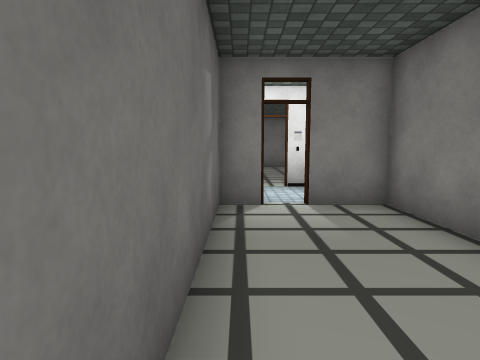
view 1 (above)

24 first-person views from a walk through a scene from a Unity 3-D project. The camera is 1.2 m above the floor, tilts 6° down and sees 75° across. Doors are open. The floor is counted in squares, 1 m on a side. Each view is taken from the middle of a square. On the plan, view 1 faces up. The plan holds only what a view shows up to about 13 squares ahead; the rest is blank. The place goes on beyond the plan. The player character is not drawn. Some animated figures are left out. Surface patterns are stand-ins for the level's own textures.

view 2
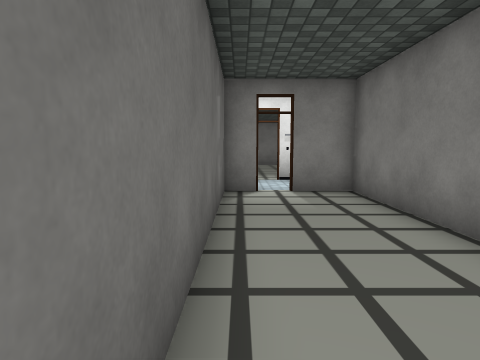

view 3
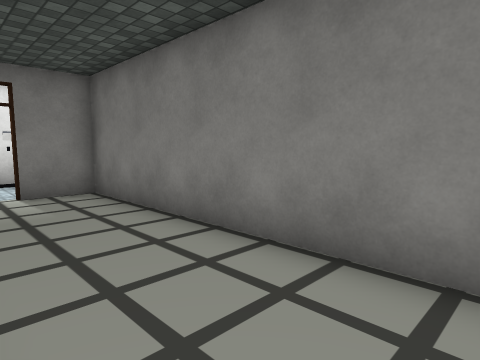

view 4
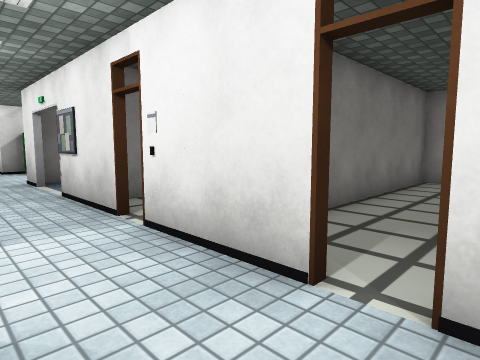

view 5
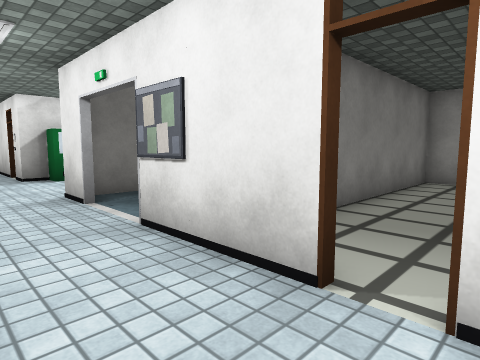

view 6
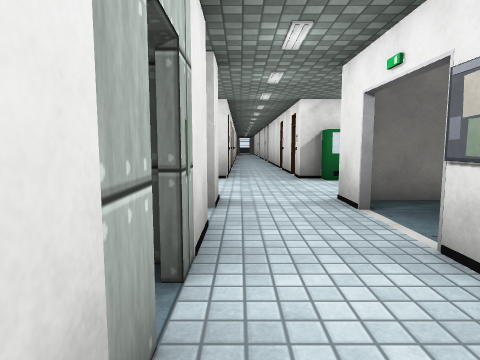

view 7
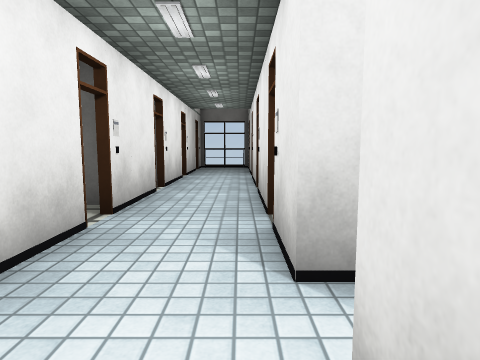

view 8
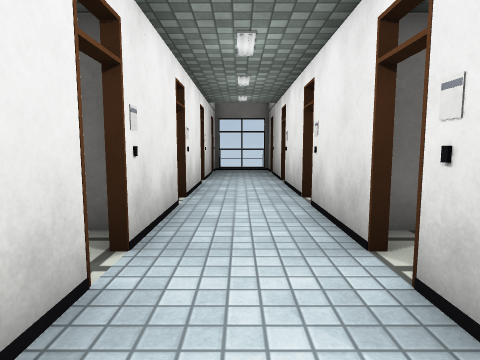

view 9
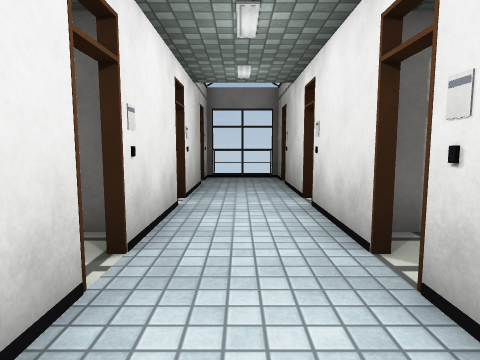

view 10
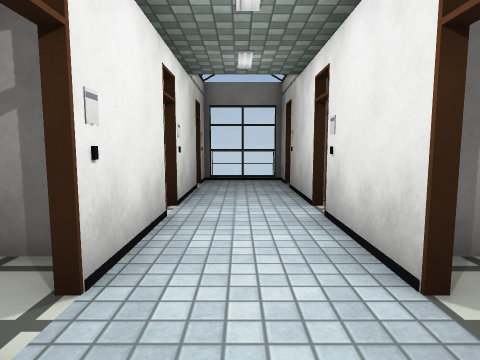

view 11
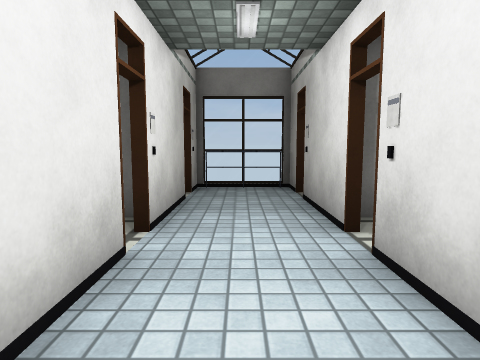

view 12
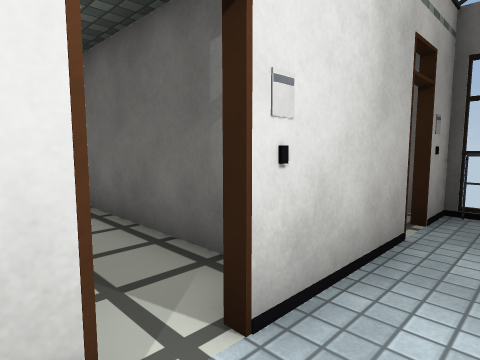

view 13
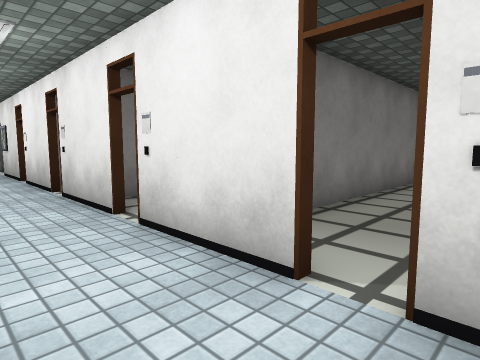

view 14
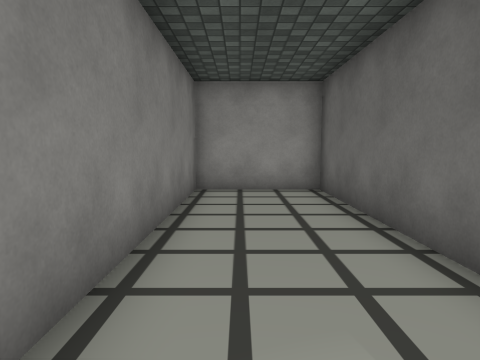

view 15
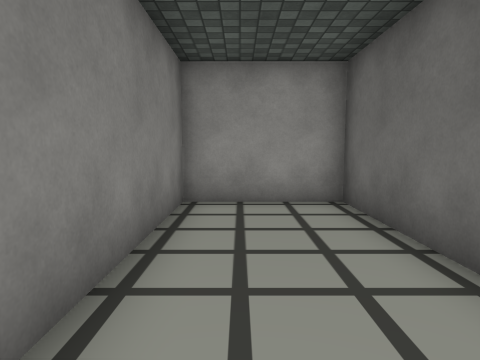

view 16
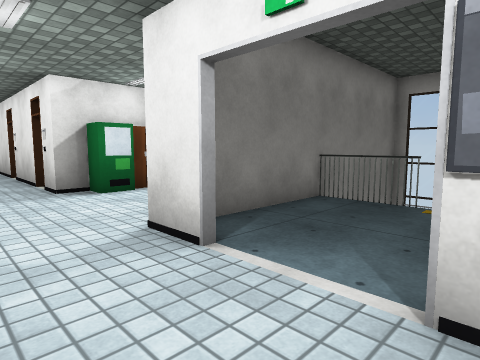

view 17
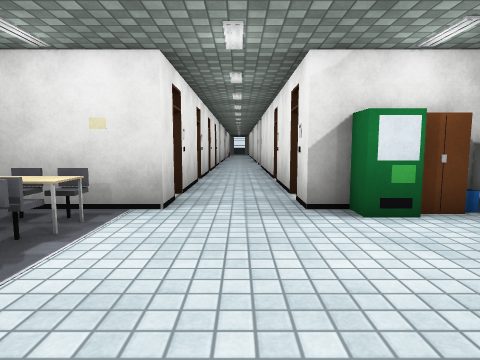

view 18
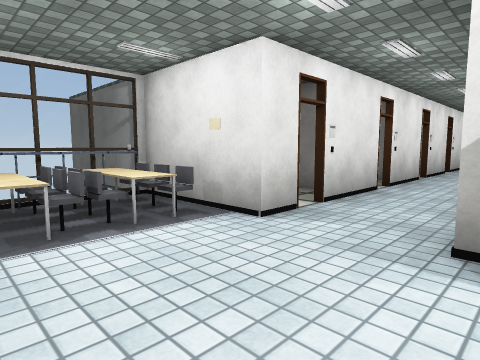

view 19
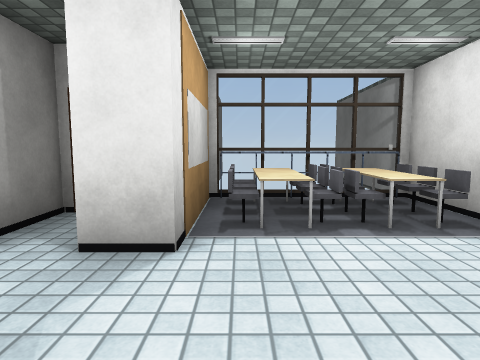

view 20
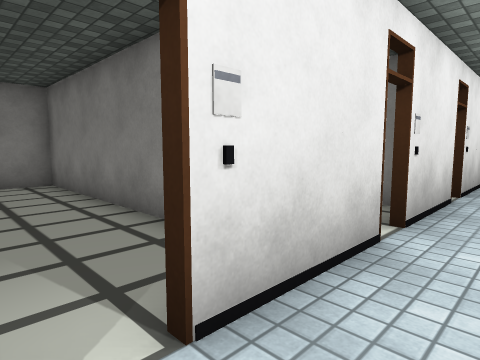

view 21
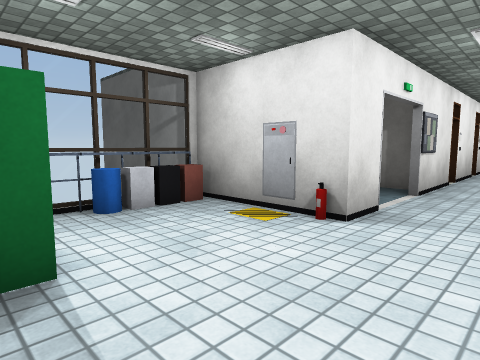

view 22
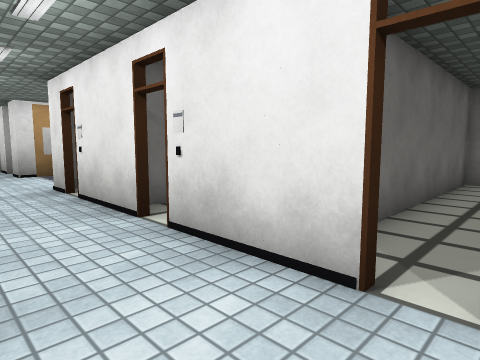

view 23
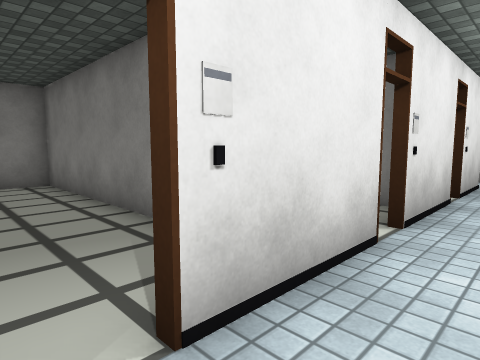

view 24
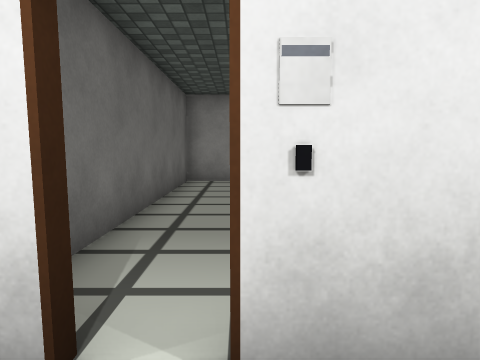

### Floor plan
Points are (right, up) in squares from view 1. A wall is a line through its corners. A room is listed if a view was taken in it or the views show most of it. See-through windows are left out.
Room 1 (views 1, 2, 3)
walls: (0.5, 6.5) (-0.4, 6.5) (-0.4, -1.5); (3.1, -2.8) (3.1, 6.5) (1.4, 6.5)
ways out: open door at (1, 6.5) to room 3
Room 2 (views 4, 9, 10, 11)
walls: (-2.6, 6.7) (0.5, 6.7); (0.5, 9.5) (-2.6, 9.5)
ways out: opening at (1, 8) to room 3; open door at (1, 9.5) to room 3; opening at (-3, 8) to room 4; open door at (-3, 9.5) to room 4; open door at (-3, 6.5)
Room 3 (views 5, 6, 7, 8, 16)
walls: (6.9, 9.5) (4.6, 9.5); (5.2, 6.7) (8.6, 6.7); (3.3, 10.1) (3.3, 9.5) (1.4, 9.5); (9.8, 9.5) (7.6, 9.5); (9.7, 11.8) (9.7, 10.1); (1.4, 6.7) (4.5, 6.7)
ways out: open door at (1, 6.5) to room 1; opening at (1, 8) to room 2; open door at (1, 9.5) to room 2; opening at (11.5, 8.5) to room 7; open door at (10, 6.5) to room 10; open door at (5, 6.5); open door at (7.5, 10); open door at (10.5, 12)
Room 4 (view 12)
walls: (-6.5, 6.7) (-3.4, 6.7); (-3.4, 9.5) (-6.5, 9.5)
ways out: opening at (-3, 8) to room 2; open door at (-3, 9.5) to room 2; opening at (-7, 8) to room 5; open door at (-7, 9.5) to room 5; open door at (-7, 6.5) to room 6
Room 5 (view 13)
walls: (-10.4, 6.7) (-7.2, 6.7); (-11.2, 9.5) (-12.4, 9.5) (-12.4, 6.7) (-11.2, 6.7); (-7.2, 9.5) (-10.4, 9.5)
ways out: opening at (-7, 8) to room 4; open door at (-7, 9.5) to room 4; open door at (-11, 6.5); open door at (-11, 9.5)
objects: other object (-12, 8)
Room 6 (views 14, 15)
walls: (-8.3, 6.4) (-8.3, -2.8) (-4.7, -2.8) (-4.7, 4.5)
ways out: open door at (-7, 6.5) to room 4
Room 7 (views 17, 18, 19, 20, 21, 23, 24)
walls: (17, 5.8) (17, 6.7) (18.1, 6.7); (18.3, 9.5) (17, 9.5) (17, 13.5) (12.3, 13.5) (12.3, 9.5) (11.1, 9.5); (19, 6.7) (22.1, 6.7); (10.9, 6.7) (12.2, 6.7); (12.3, 4.6) (12.3, 2.7) (12.6, 2.7); (22.1, 9.5) (19, 9.5)
ways out: opening at (11.5, 8.5) to room 3; opening at (23, 8) to room 8; open door at (22.3, 9.7) to room 9; opening at (11, 5) to room 10; open door at (18.5, 7); open door at (18.5, 10); open door at (22.5, 6.5)
objects: other object (12, 5); other object (12, 6); other object (13, 3); other object (13, 4); other object (13, 11); other object (13, 12); other object (13, 13); other object (14, 3); other object (14, 12); other object (14, 13); other object (15, 3); other object (15, 11); other object (15, 12); other object (15, 13); other object (16, 3); other object (16, 5) to (17, 5); other object (16, 11); other object (16, 12); other object (16, 13); other object (17, 4); other object (23, 9)
Room 8 (view 22)
walls: (26, 9.5) (22.9, 9.5); (28.5, 9.5) (26.8, 9.5); (22.9, 6.7) (24.2, 6.7)
ways out: opening at (23, 8) to room 7; open door at (26.3, 9.7)
Room 9 (no view inside)
walls: (24.7, 12.8) (24.7, 19) (21.1, 19) (21.1, 10.1)
ways out: open door at (22.3, 9.7) to room 7
Room 10 (no view inside)
walls: (7.4, 6.2) (7.4, 5.4); (12, 1) (12, 4.6)
low walls: (9.8, 2.2) (12.3, 2.2)
ways out: open door at (10, 6.5) to room 3; opening at (11, 5) to room 7; gap at (10, 2)

Where each view was taken, in squares from view 1:
view 1: 0 up, 0 right, facing up
view 2: 2 down, 0 right, facing up
view 3: 2 down, 0 right, facing up-right
view 4: 9 up, 0 right, facing down-right
view 5: 9 up, 4 right, facing down-right
view 6: 9 up, 5 right, facing right
view 7: 9 up, 6 right, facing left
view 8: 8 up, 4 right, facing left
view 9: 8 up, 0 right, facing left
view 10: 8 up, 1 left, facing left
view 11: 8 up, 3 left, facing left
view 12: 8 up, 6 left, facing down-left
view 13: 9 up, 8 left, facing down-right
view 14: 6 up, 6 left, facing down
view 15: 4 up, 6 left, facing down
view 16: 9 up, 8 right, facing down-right
view 17: 8 up, 11 right, facing right
view 18: 6 up, 13 right, facing up-right
view 19: 6 up, 13 right, facing up
view 20: 8 up, 18 right, facing up-right
view 21: 9 up, 17 right, facing down-left
view 22: 7 up, 27 right, facing up-left
view 23: 8 up, 22 right, facing up-right
view 24: 8 up, 23 right, facing up
